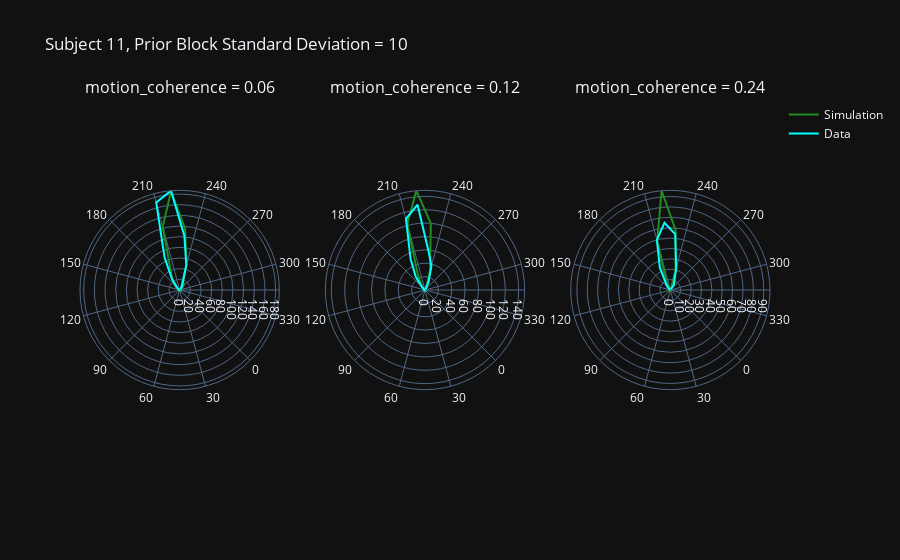
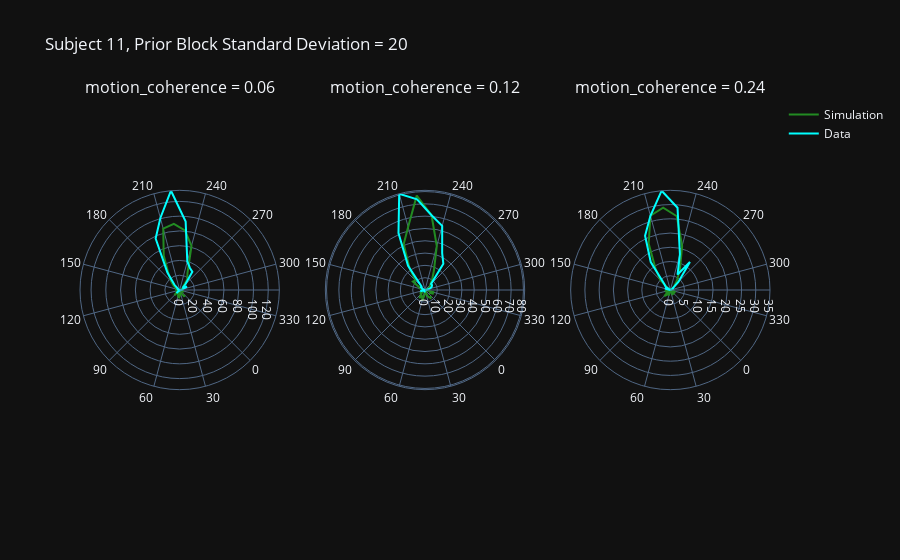
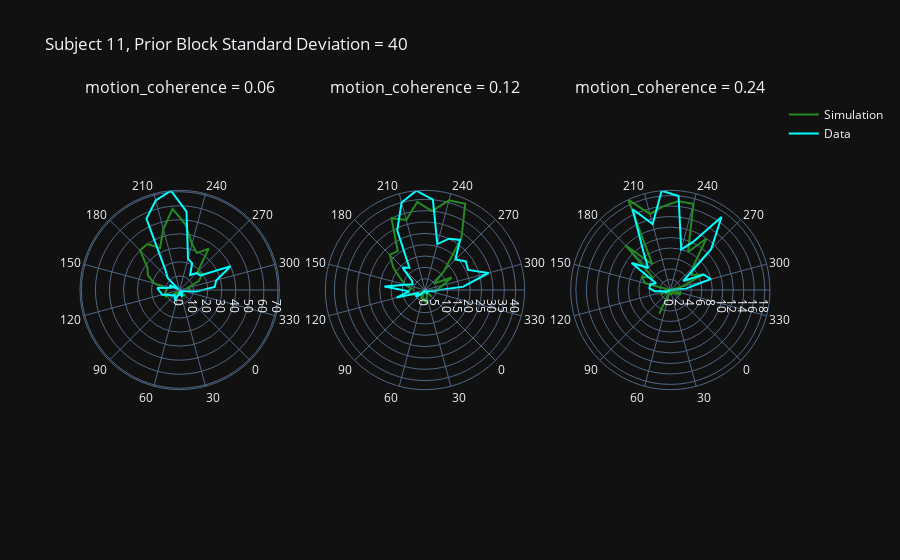
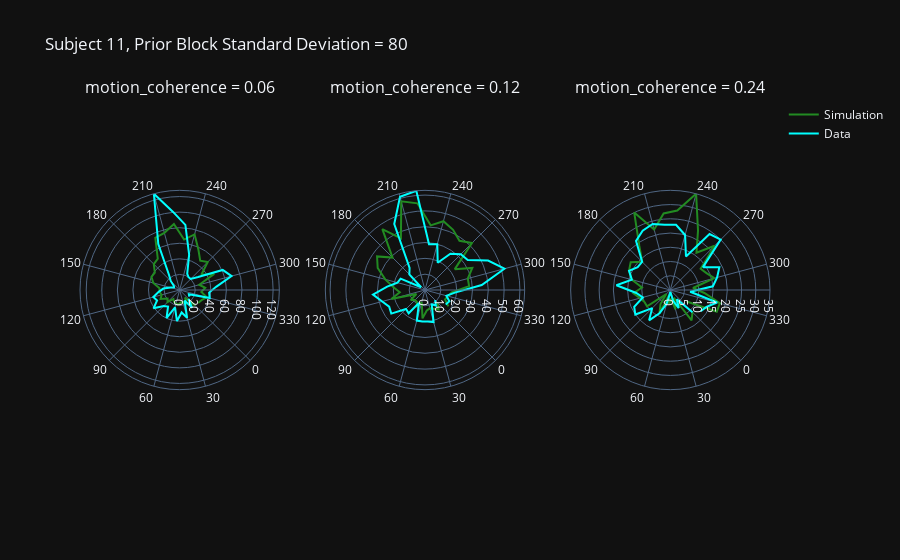

Source (notebook cell) for these figures, in order:
### Code cell
import plotly.graph_objects as go
from plotly.subplots import make_subplots
import pandas as pd
import numpy as np

# Assuming hist_df is already defined earlier in the file

# Get unique levels of motion_coherence and prior_std
motion_coherence_levels = np.sort(hist_df['motion_coherence'].unique())
prior_std_values = np.sort(hist_df['prior_std'].unique())

# Loop through each prior_std value
for std in prior_std_values:
    # Create a subplot figure with 1 row and len(motion_coherence_levels) columns
    fig = make_subplots(rows=1, cols=len(motion_coherence_levels), 
                        subplot_titles=[f'motion_coherence = {level}' for level in motion_coherence_levels],
                        specs=[[{'type': 'polar'}] * len(motion_coherence_levels)])
    
    # Loop through each motion_coherence value
    for i, level in enumerate(motion_coherence_levels):
        # Filter the hist_df for the current level of motion_coherence and prior_std
        filtered_df = hist_df[(hist_df['motion_coherence'] == level) & (hist_df['prior_std'] == std)]
        
        # Filter the filtered_df for percept_decision data
        percept_decision_df = filtered_df[filtered_df['type'] == 'percept_decision']
        
        # Add percept_decision data
        fig.add_trace(go.Scatterpolar(
            r=percept_decision_df['frequency'],
            theta=percept_decision_df['angle'],
            mode='lines',
            name='Simulation',
            line=dict(color='forestgreen'),
            showlegend=(i == len(motion_coherence_levels) - 1)  # Show legend only for the last subplot
        ), row=1, col=i+1)
        
        # Filter the filtered_df for estimate_angle data
        estimate_angle_df = filtered_df[filtered_df['type'] == 'estimate_angle']
        
        # Add estimate_angle data
        fig.add_trace(go.Scatterpolar(
            r=estimate_angle_df['frequency'],
            theta=estimate_angle_df['angle'],
            mode='lines',
            name='Data',
            line=dict(color='cyan'),
            showlegend=(i == len(motion_coherence_levels) - 1)  # Show legend only for the last subplot
        ), row=1, col=i+1)
        
        # Update polar layout for each subplot
        fig.update_polars(
            angularaxis=dict(
                tickmode='array',
                tickvals=np.arange(0, 360, 30),  # Show ticks every 30 degrees
                rotation=225-270,  # 225 degrees pointed up
                direction='clockwise'
            ),
            radialaxis=dict(
                visible=True,
            ),
            bgcolor='rgba(0,0,0,0)'  # Transparent background
        )
    
    # Update layout
    fig.update_layout(
        title=f'Subject 11, Prior Block Standard Deviation = {std}',
        template='plotly_dark',
        showlegend=True
    )
    
    # Show the plot
    fig.show()

### Figure 1 — Plotly figure (JSON) as saved in the notebook; plotly's stock layout.template omitted (floating-point values rounded to 4 significant figures)
{"data": [{"line": {"color": "forestgreen"}, "mode": "lines", "name": "Simulation", "r": [3, 0, 2, 2, 1, 0, 0, 1, 0, 1, 4, 0, 2, 5, 0, 3, 5, 7, 14, 24, 40, 123, 186, 116, 49, 13, 14, 6, 6, 7, 2, 3, 1, 2, 0, 0], "showlegend": false, "subplot": "polar", "theta": [0, 10, 20, 30, 40, 50, 60, 70, 80, 90, 100, 110, 120, 130, 140, 150, 160, 170, 180, 190, 200, 210, 220, 230, 240, 250, 260, 270, 280, 290, 300, 310, 320, 330, 340, 350], "type": "scatterpolar"}, {"line": {"color": "cyan"}, "mode": "lines", "name": "Data", "r": [0, 0, 0, 0, 0, 0, 2, 1, 0, 0, 1, 0, 0, 0, 0, 1, 1, 2, 7, 25, 67, 170, 187, 102, 48, 12, 7, 1, 0, 1, 4, 1, 1, 0, 0, 1], "showlegend": false, "subplot": "polar", "theta": [0, 10, 20, 30, 40, 50, 60, 70, 80, 90, 100, 110, 120, 130, 140, 150, 160, 170, 180, 190, 200, 210, 220, 230, 240, 250, 260, 270, 280, 290, 300, 310, 320, 330, 340, 350], "type": "scatterpolar"}, {"line": {"color": "forestgreen"}, "mode": "lines", "name": "Simulation", "r": [0, 0, 0, 1, 1, 0, 1, 1, 0, 0, 0, 0, 1, 2, 0, 3, 3, 3, 1, 9, 25, 102, 149, 100, 29, 5, 3, 2, 0, 0, 1, 0, 0, 2, 0, 0], "showlegend": false, "subplot": "polar2", "theta": [0, 10, 20, 30, 40, 50, 60, 70, 80, 90, 100, 110, 120, 130, 140, 150, 160, 170, 180, 190, 200, 210, 220, 230, 240, 250, 260, 270, 280, 290, 300, 310, 320, 330, 340, 350], "type": "scatterpolar"}, {"line": {"color": "cyan"}, "mode": "lines", "name": "Data", "r": [0, 0, 0, 0, 1, 0, 0, 0, 0, 0, 0, 1, 1, 0, 0, 1, 2, 1, 7, 24, 51, 110, 128, 59, 37, 12, 2, 1, 2, 0, 2, 0, 0, 1, 1, 0], "showlegend": false, "subplot": "polar2", "theta": [0, 10, 20, 30, 40, 50, 60, 70, 80, 90, 100, 110, 120, 130, 140, 150, 160, 170, 180, 190, 200, 210, 220, 230, 240, 250, 260, 270, 280, 290, 300, 310, 320, 330, 340, 350], "type": "scatterpolar"}, {"line": {"color": "forestgreen"}, "mode": "lines", "name": "Simulation", "r": [0, 0, 0, 0, 0, 0, 0, 0, 0, 1, 2, 2, 0, 0, 0, 0, 0, 0, 0, 0, 9, 49, 96, 58, 19, 1, 0, 0, 1, 0, 0, 0, 0, 2, 0, 0], "showlegend": true, "subplot": "polar3", "theta": [0, 10, 20, 30, 40, 50, 60, 70, 80, 90, 100, 110, 120, 130, 140, 150, 160, 170, 180, 190, 200, 210, 220, 230, 240, 250, 260, 270, 280, 290, 300, 310, 320, 330, 340, 350], "type": "scatterpolar"}, {"line": {"color": "cyan"}, "mode": "lines", "name": "Data", "r": [0, 0, 0, 0, 0, 0, 0, 0, 0, 0, 0, 0, 0, 0, 0, 0, 0, 0, 3, 7, 24, 50, 65, 54, 22, 9, 6, 0, 0, 0, 0, 0, 0, 0, 0, 0], "showlegend": true, "subplot": "polar3", "theta": [0, 10, 20, 30, 40, 50, 60, 70, 80, 90, 100, 110, 120, 130, 140, 150, 160, 170, 180, 190, 200, 210, 220, 230, 240, 250, 260, 270, 280, 290, 300, 310, 320, 330, 340, 350], "type": "scatterpolar"}], "layout": {"annotations": [{"font": {"size": 16}, "showarrow": false, "text": "motion_coherence = 0.06", "x": 0.1444, "xanchor": "center", "xref": "paper", "y": 1, "yanchor": "bottom", "yref": "paper"}, {"font": {"size": 16}, "showarrow": false, "text": "motion_coherence = 0.12", "x": 0.5, "xanchor": "center", "xref": "paper", "y": 1, "yanchor": "bottom", "yref": "paper"}, {"font": {"size": 16}, "showarrow": false, "text": "motion_coherence = 0.24", "x": 0.8556, "xanchor": "center", "xref": "paper", "y": 1, "yanchor": "bottom", "yref": "paper"}], "polar": {"angularaxis": {"direction": "clockwise", "rotation": -45, "tickmode": "array", "tickvals": [0, 30, 60, 90, 120, 150, 180, 210, 240, 270, 300, 330]}, "bgcolor": "rgba(0,0,0,0)", "domain": {"x": [0, 0.2889], "y": [0, 1]}, "radialaxis": {"visible": true}}, "polar2": {"angularaxis": {"direction": "clockwise", "rotation": -45, "tickmode": "array", "tickvals": [0, 30, 60, 90, 120, 150, 180, 210, 240, 270, 300, 330]}, "bgcolor": "rgba(0,0,0,0)", "domain": {"x": [0.3556, 0.6444], "y": [0, 1]}, "radialaxis": {"visible": true}}, "polar3": {"angularaxis": {"direction": "clockwise", "rotation": -45, "tickmode": "array", "tickvals": [0, 30, 60, 90, 120, 150, 180, 210, 240, 270, 300, 330]}, "bgcolor": "rgba(0,0,0,0)", "domain": {"x": [0.7111, 1], "y": [0, 1]}, "radialaxis": {"visible": true}}, "showlegend": true, "title": {"text": "Subject 11, Prior Block Standard Deviation = 10"}}}

### Figure 2 — Plotly figure (JSON) as saved in the notebook; plotly's stock layout.template omitted (floating-point values rounded to 4 significant figures)
{"data": [{"line": {"color": "forestgreen"}, "mode": "lines", "name": "Simulation", "r": [9, 11, 4, 3, 7, 10, 9, 4, 1, 10, 4, 4, 5, 3, 5, 5, 5, 10, 16, 26, 51, 86, 90, 81, 62, 25, 18, 7, 8, 5, 2, 2, 5, 2, 5, 6], "showlegend": false, "subplot": "polar", "theta": [0, 10, 20, 30, 40, 50, 60, 70, 80, 90, 100, 110, 120, 130, 140, 150, 160, 170, 180, 190, 200, 210, 220, 230, 240, 250, 260, 270, 280, 290, 300, 310, 320, 330, 340, 350], "type": "scatterpolar"}, {"line": {"color": "cyan"}, "mode": "lines", "name": "Data", "r": [0, 0, 0, 0, 0, 1, 2, 1, 0, 6, 2, 3, 0, 0, 0, 2, 3, 3, 10, 29, 77, 101, 135, 93, 40, 33, 30, 11, 5, 11, 4, 3, 1, 0, 0, 0], "showlegend": false, "subplot": "polar", "theta": [0, 10, 20, 30, 40, 50, 60, 70, 80, 90, 100, 110, 120, 130, 140, 150, 160, 170, 180, 190, 200, 210, 220, 230, 240, 250, 260, 270, 280, 290, 300, 310, 320, 330, 340, 350], "type": "scatterpolar"}, {"line": {"color": "forestgreen"}, "mode": "lines", "name": "Simulation", "r": [7, 8, 6, 2, 1, 4, 9, 5, 8, 4, 5, 2, 1, 1, 1, 4, 5, 12, 11, 22, 41, 53, 77, 61, 37, 17, 10, 6, 5, 3, 1, 2, 1, 7, 7, 4], "showlegend": false, "subplot": "polar2", "theta": [0, 10, 20, 30, 40, 50, 60, 70, 80, 90, 100, 110, 120, 130, 140, 150, 160, 170, 180, 190, 200, 210, 220, 230, 240, 250, 260, 270, 280, 290, 300, 310, 320, 330, 340, 350], "type": "scatterpolar"}, {"line": {"color": "cyan"}, "mode": "lines", "name": "Data", "r": [0, 1, 0, 0, 0, 0, 2, 1, 0, 0, 0, 0, 4, 0, 0, 2, 2, 4, 4, 24, 51, 81, 74, 61, 54, 33, 26, 7, 7, 6, 4, 1, 0, 1, 0, 0], "showlegend": false, "subplot": "polar2", "theta": [0, 10, 20, 30, 40, 50, 60, 70, 80, 90, 100, 110, 120, 130, 140, 150, 160, 170, 180, 190, 200, 210, 220, 230, 240, 250, 260, 270, 280, 290, 300, 310, 320, 330, 340, 350], "type": "scatterpolar"}, {"line": {"color": "forestgreen"}, "mode": "lines", "name": "Simulation", "r": [2, 0, 2, 0, 1, 0, 2, 1, 2, 3, 1, 0, 2, 1, 0, 0, 0, 1, 5, 9, 18, 27, 29, 26, 16, 8, 4, 2, 1, 0, 0, 0, 1, 1, 2, 1], "showlegend": true, "subplot": "polar3", "theta": [0, 10, 20, 30, 40, 50, 60, 70, 80, 90, 100, 110, 120, 130, 140, 150, 160, 170, 180, 190, 200, 210, 220, 230, 240, 250, 260, 270, 280, 290, 300, 310, 320, 330, 340, 350], "type": "scatterpolar"}, {"line": {"color": "cyan"}, "mode": "lines", "name": "Data", "r": [0, 0, 0, 0, 0, 0, 0, 0, 0, 0, 0, 0, 0, 0, 0, 2, 0, 2, 3, 12, 21, 27, 35, 29, 13, 6, 12, 4, 1, 1, 0, 0, 0, 0, 0, 0], "showlegend": true, "subplot": "polar3", "theta": [0, 10, 20, 30, 40, 50, 60, 70, 80, 90, 100, 110, 120, 130, 140, 150, 160, 170, 180, 190, 200, 210, 220, 230, 240, 250, 260, 270, 280, 290, 300, 310, 320, 330, 340, 350], "type": "scatterpolar"}], "layout": {"annotations": [{"font": {"size": 16}, "showarrow": false, "text": "motion_coherence = 0.06", "x": 0.1444, "xanchor": "center", "xref": "paper", "y": 1, "yanchor": "bottom", "yref": "paper"}, {"font": {"size": 16}, "showarrow": false, "text": "motion_coherence = 0.12", "x": 0.5, "xanchor": "center", "xref": "paper", "y": 1, "yanchor": "bottom", "yref": "paper"}, {"font": {"size": 16}, "showarrow": false, "text": "motion_coherence = 0.24", "x": 0.8556, "xanchor": "center", "xref": "paper", "y": 1, "yanchor": "bottom", "yref": "paper"}], "polar": {"angularaxis": {"direction": "clockwise", "rotation": -45, "tickmode": "array", "tickvals": [0, 30, 60, 90, 120, 150, 180, 210, 240, 270, 300, 330]}, "bgcolor": "rgba(0,0,0,0)", "domain": {"x": [0, 0.2889], "y": [0, 1]}, "radialaxis": {"visible": true}}, "polar2": {"angularaxis": {"direction": "clockwise", "rotation": -45, "tickmode": "array", "tickvals": [0, 30, 60, 90, 120, 150, 180, 210, 240, 270, 300, 330]}, "bgcolor": "rgba(0,0,0,0)", "domain": {"x": [0.3556, 0.6444], "y": [0, 1]}, "radialaxis": {"visible": true}}, "polar3": {"angularaxis": {"direction": "clockwise", "rotation": -45, "tickmode": "array", "tickvals": [0, 30, 60, 90, 120, 150, 180, 210, 240, 270, 300, 330]}, "bgcolor": "rgba(0,0,0,0)", "domain": {"x": [0.7111, 1], "y": [0, 1]}, "radialaxis": {"visible": true}}, "showlegend": true, "title": {"text": "Subject 11, Prior Block Standard Deviation = 20"}}}

### Figure 3 — Plotly figure (JSON) as saved in the notebook; plotly's stock layout.template omitted (floating-point values rounded to 4 significant figures)
{"data": [{"line": {"color": "forestgreen"}, "mode": "lines", "name": "Simulation", "r": [6, 2, 3, 3, 3, 1, 4, 6, 4, 2, 5, 11, 11, 10, 9, 19, 25, 28, 40, 40, 33, 45, 58, 47, 34, 29, 36, 18, 20, 15, 6, 7, 6, 2, 3, 3], "showlegend": false, "subplot": "polar", "theta": [0, 10, 20, 30, 40, 50, 60, 70, 80, 90, 100, 110, 120, 130, 140, 150, 160, 170, 180, 190, 200, 210, 220, 230, 240, 250, 260, 270, 280, 290, 300, 310, 320, 330, 340, 350], "type": "scatterpolar"}, {"line": {"color": "cyan"}, "mode": "lines", "name": "Data", "r": [2, 2, 5, 4, 1, 4, 3, 8, 6, 5, 7, 8, 13, 14, 16, 6, 8, 1, 12, 18, 56, 66, 71, 56, 23, 21, 13, 17, 18, 40, 27, 25, 12, 3, 0, 3], "showlegend": false, "subplot": "polar", "theta": [0, 10, 20, 30, 40, 50, 60, 70, 80, 90, 100, 110, 120, 130, 140, 150, 160, 170, 180, 190, 200, 210, 220, 230, 240, 250, 260, 270, 280, 290, 300, 310, 320, 330, 340, 350], "type": "scatterpolar"}, {"line": {"color": "forestgreen"}, "mode": "lines", "name": "Simulation", "r": [4, 1, 2, 3, 6, 4, 4, 4, 1, 1, 4, 5, 7, 8, 6, 9, 12, 17, 22, 21, 35, 32, 39, 35, 41, 42, 28, 12, 5, 13, 8, 6, 5, 1, 1, 0], "showlegend": false, "subplot": "polar2", "theta": [0, 10, 20, 30, 40, 50, 60, 70, 80, 90, 100, 110, 120, 130, 140, 150, 160, 170, 180, 190, 200, 210, 220, 230, 240, 250, 260, 270, 280, 290, 300, 310, 320, 330, 340, 350], "type": "scatterpolar"}, {"line": {"color": "cyan"}, "mode": "lines", "name": "Data", "r": [1, 2, 0, 0, 1, 0, 0, 1, 1, 3, 5, 3, 13, 7, 18, 9, 6, 7, 14, 12, 29, 40, 44, 40, 21, 25, 27, 19, 22, 21, 29, 17, 4, 2, 1, 0], "showlegend": false, "subplot": "polar2", "theta": [0, 10, 20, 30, 40, 50, 60, 70, 80, 90, 100, 110, 120, 130, 140, 150, 160, 170, 180, 190, 200, 210, 220, 230, 240, 250, 260, 270, 280, 290, 300, 310, 320, 330, 340, 350], "type": "scatterpolar"}, {"line": {"color": "forestgreen"}, "mode": "lines", "name": "Simulation", "r": [1, 0, 0, 1, 0, 1, 0, 5, 0, 1, 0, 2, 1, 0, 0, 5, 6, 4, 12, 6, 19, 15, 16, 17, 17, 8, 12, 6, 5, 7, 2, 0, 0, 2, 2, 1], "showlegend": true, "subplot": "polar3", "theta": [0, 10, 20, 30, 40, 50, 60, 70, 80, 90, 100, 110, 120, 130, 140, 150, 160, 170, 180, 190, 200, 210, 220, 230, 240, 250, 260, 270, 280, 290, 300, 310, 320, 330, 340, 350], "type": "scatterpolar"}, {"line": {"color": "cyan"}, "mode": "lines", "name": "Data", "r": [0, 0, 0, 0, 0, 0, 0, 0, 0, 0, 0, 1, 1, 3, 4, 4, 3, 9, 6, 9, 17, 13, 19, 18, 8, 10, 17, 11, 3, 7, 8, 3, 0, 0, 0, 0], "showlegend": true, "subplot": "polar3", "theta": [0, 10, 20, 30, 40, 50, 60, 70, 80, 90, 100, 110, 120, 130, 140, 150, 160, 170, 180, 190, 200, 210, 220, 230, 240, 250, 260, 270, 280, 290, 300, 310, 320, 330, 340, 350], "type": "scatterpolar"}], "layout": {"annotations": [{"font": {"size": 16}, "showarrow": false, "text": "motion_coherence = 0.06", "x": 0.1444, "xanchor": "center", "xref": "paper", "y": 1, "yanchor": "bottom", "yref": "paper"}, {"font": {"size": 16}, "showarrow": false, "text": "motion_coherence = 0.12", "x": 0.5, "xanchor": "center", "xref": "paper", "y": 1, "yanchor": "bottom", "yref": "paper"}, {"font": {"size": 16}, "showarrow": false, "text": "motion_coherence = 0.24", "x": 0.8556, "xanchor": "center", "xref": "paper", "y": 1, "yanchor": "bottom", "yref": "paper"}], "polar": {"angularaxis": {"direction": "clockwise", "rotation": -45, "tickmode": "array", "tickvals": [0, 30, 60, 90, 120, 150, 180, 210, 240, 270, 300, 330]}, "bgcolor": "rgba(0,0,0,0)", "domain": {"x": [0, 0.2889], "y": [0, 1]}, "radialaxis": {"visible": true}}, "polar2": {"angularaxis": {"direction": "clockwise", "rotation": -45, "tickmode": "array", "tickvals": [0, 30, 60, 90, 120, 150, 180, 210, 240, 270, 300, 330]}, "bgcolor": "rgba(0,0,0,0)", "domain": {"x": [0.3556, 0.6444], "y": [0, 1]}, "radialaxis": {"visible": true}}, "polar3": {"angularaxis": {"direction": "clockwise", "rotation": -45, "tickmode": "array", "tickvals": [0, 30, 60, 90, 120, 150, 180, 210, 240, 270, 300, 330]}, "bgcolor": "rgba(0,0,0,0)", "domain": {"x": [0.7111, 1], "y": [0, 1]}, "radialaxis": {"visible": true}}, "showlegend": true, "title": {"text": "Subject 11, Prior Block Standard Deviation = 40"}}}

### Figure 4 — Plotly figure (JSON) as saved in the notebook; plotly's stock layout.template omitted (floating-point values rounded to 4 significant figures)
{"data": [{"line": {"color": "forestgreen"}, "mode": "lines", "name": "Simulation", "r": [28, 12, 20, 16, 16, 19, 18, 17, 14, 22, 19, 27, 24, 26, 26, 35, 40, 39, 47, 49, 74, 76, 85, 65, 74, 57, 46, 51, 34, 49, 26, 33, 28, 36, 31, 29], "showlegend": false, "subplot": "polar", "theta": [0, 10, 20, 30, 40, 50, 60, 70, 80, 90, 100, 110, 120, 130, 140, 150, 160, 170, 180, 190, 200, 210, 220, 230, 240, 250, 260, 270, 280, 290, 300, 310, 320, 330, 340, 350], "type": "scatterpolar"}, {"line": {"color": "cyan"}, "mode": "lines", "name": "Data", "r": [16, 28, 15, 37, 29, 40, 23, 40, 26, 29, 41, 32, 35, 27, 21, 12, 8, 9, 16, 24, 65, 128, 101, 84, 47, 23, 20, 20, 29, 61, 69, 47, 38, 40, 13, 15], "showlegend": false, "subplot": "polar", "theta": [0, 10, 20, 30, 40, 50, 60, 70, 80, 90, 100, 110, 120, 130, 140, 150, 160, 170, 180, 190, 200, 210, 220, 230, 240, 250, 260, 270, 280, 290, 300, 310, 320, 330, 340, 350], "type": "scatterpolar"}, {"line": {"color": "forestgreen"}, "mode": "lines", "name": "Simulation", "r": [11, 15, 13, 12, 13, 18, 8, 12, 9, 9, 11, 6, 22, 16, 20, 26, 33, 37, 29, 47, 36, 58, 55, 41, 45, 42, 38, 42, 23, 33, 28, 28, 17, 15, 14, 18], "showlegend": false, "subplot": "polar2", "theta": [0, 10, 20, 30, 40, 50, 60, 70, 80, 90, 100, 110, 120, 130, 140, 150, 160, 170, 180, 190, 200, 210, 220, 230, 240, 250, 260, 270, 280, 290, 300, 310, 320, 330, 340, 350], "type": "scatterpolar"}, {"line": {"color": "cyan"}, "mode": "lines", "name": "Data", "r": [9, 12, 10, 21, 20, 20, 20, 9, 18, 17, 26, 25, 28, 33, 24, 18, 17, 3, 14, 17, 46, 61, 63, 29, 30, 19, 28, 32, 33, 44, 52, 36, 19, 14, 17, 16], "showlegend": false, "subplot": "polar2", "theta": [0, 10, 20, 30, 40, 50, 60, 70, 80, 90, 100, 110, 120, 130, 140, 150, 160, 170, 180, 190, 200, 210, 220, 230, 240, 250, 260, 270, 280, 290, 300, 310, 320, 330, 340, 350], "type": "scatterpolar"}, {"line": {"color": "forestgreen"}, "mode": "lines", "name": "Simulation", "r": [11, 13, 3, 7, 3, 5, 2, 9, 6, 2, 10, 10, 11, 13, 10, 14, 16, 17, 14, 19, 30, 22, 27, 28, 35, 23, 16, 22, 13, 14, 16, 8, 12, 18, 18, 7], "showlegend": true, "subplot": "polar3", "theta": [0, 10, 20, 30, 40, 50, 60, 70, 80, 90, 100, 110, 120, 130, 140, 150, 160, 170, 180, 190, 200, 210, 220, 230, 240, 250, 260, 270, 280, 290, 300, 310, 320, 330, 340, 350], "type": "scatterpolar"}, {"line": {"color": "cyan"}, "mode": "lines", "name": "Data", "r": [11, 4, 7, 4, 1, 1, 5, 9, 13, 9, 15, 14, 10, 12, 19, 14, 16, 14, 14, 21, 23, 24, 23, 23, 20, 13, 24, 25, 14, 19, 17, 15, 7, 17, 14, 13], "showlegend": true, "subplot": "polar3", "theta": [0, 10, 20, 30, 40, 50, 60, 70, 80, 90, 100, 110, 120, 130, 140, 150, 160, 170, 180, 190, 200, 210, 220, 230, 240, 250, 260, 270, 280, 290, 300, 310, 320, 330, 340, 350], "type": "scatterpolar"}], "layout": {"annotations": [{"font": {"size": 16}, "showarrow": false, "text": "motion_coherence = 0.06", "x": 0.1444, "xanchor": "center", "xref": "paper", "y": 1, "yanchor": "bottom", "yref": "paper"}, {"font": {"size": 16}, "showarrow": false, "text": "motion_coherence = 0.12", "x": 0.5, "xanchor": "center", "xref": "paper", "y": 1, "yanchor": "bottom", "yref": "paper"}, {"font": {"size": 16}, "showarrow": false, "text": "motion_coherence = 0.24", "x": 0.8556, "xanchor": "center", "xref": "paper", "y": 1, "yanchor": "bottom", "yref": "paper"}], "polar": {"angularaxis": {"direction": "clockwise", "rotation": -45, "tickmode": "array", "tickvals": [0, 30, 60, 90, 120, 150, 180, 210, 240, 270, 300, 330]}, "bgcolor": "rgba(0,0,0,0)", "domain": {"x": [0, 0.2889], "y": [0, 1]}, "radialaxis": {"visible": true}}, "polar2": {"angularaxis": {"direction": "clockwise", "rotation": -45, "tickmode": "array", "tickvals": [0, 30, 60, 90, 120, 150, 180, 210, 240, 270, 300, 330]}, "bgcolor": "rgba(0,0,0,0)", "domain": {"x": [0.3556, 0.6444], "y": [0, 1]}, "radialaxis": {"visible": true}}, "polar3": {"angularaxis": {"direction": "clockwise", "rotation": -45, "tickmode": "array", "tickvals": [0, 30, 60, 90, 120, 150, 180, 210, 240, 270, 300, 330]}, "bgcolor": "rgba(0,0,0,0)", "domain": {"x": [0.7111, 1], "y": [0, 1]}, "radialaxis": {"visible": true}}, "showlegend": true, "title": {"text": "Subject 11, Prior Block Standard Deviation = 80"}}}
